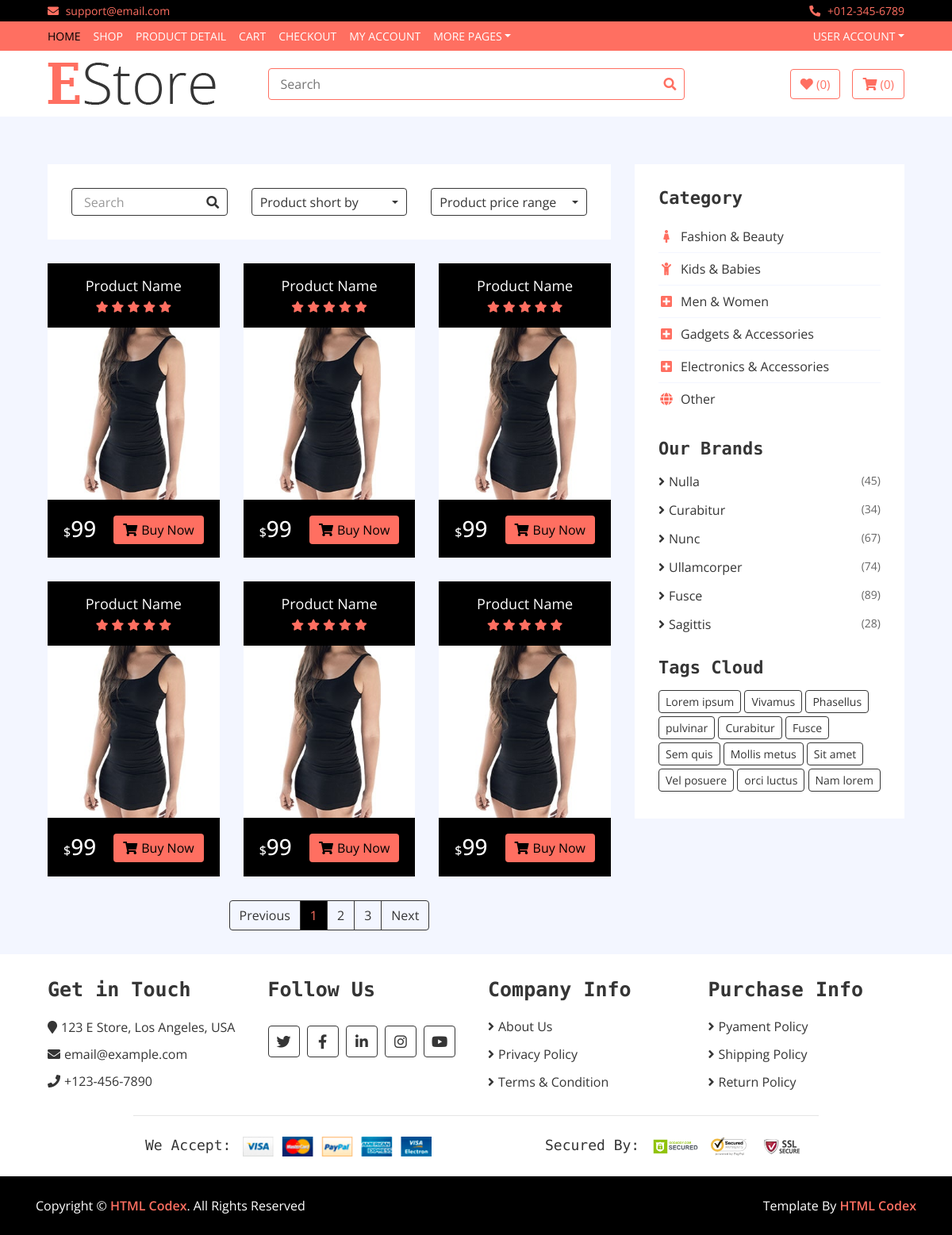
Screenshot of /ecom/shop with the database file from the repository.
### ecommerce/models.py (models this page shows, shortened)
class Category(models.Model):
    name = models.CharField(max_length=100)
    slug = models.CharField(max_length=100)
    icon = models.CharField(max_length=100)
    class Meta:
        db_table = 'ecom_categories'
        managed = True
        verbose_name = 'Category'
        verbose_name_plural = 'Categories'
    """
    Fashion & Beauty
    Kids & Babies
    Men & Women
    Gadgets & Accessories
    Electronics & Accessories
    """

### ecommerce/views.py (the view)
# urls.py: path("shop",ShopView.as_view(),name="shop"),
class ShopView(TemplateView):
    def get_context_data(self, **kwargs):
        context = super().get_context_data(**kwargs)
        context["categories"] = Category.objects.all()
        context["numbers"] = [i for i in range(0,6)]
        return context
    template_name = "ecom/pages/shop.html"

### templates/ecom/pages/shop.html (shortened to what this page needs)
{% extends "ecom/layouts/base.html" %}
{% load static %}
{% block content %}
<div class="product-view">
    <div class="container-fluid">
        <div class="row">
            <div class="col-lg-8">
                <div class="row">
                    <div class="col-md-12">
                        <div class="product-view-top">
                            <div class="row">
                                <div class="col-md-4">
                                    <div class="product-search">
                                        <input type="email" value="Search">
                                        <button><i class="fa fa-search"></i></button>
                                    </div>
                                </div>
                                <div class="col-md-4">
                                    <div class="product-short">
                                        <div class="dropdown">
                                            <div class="dropdown-toggle" data-toggle="dropdown">Product short by</div>
                                        </div>
                                    </div>
                                </div>
                                <div class="col-md-4">
                                    <div class="product-price-range">
                                        <div class="dropdown">
                                            <div class="dropdown-toggle" data-toggle="dropdown">Product price range</div>
                                        </div>
                                    </div>
                                </div>
                            </div>
                        </div>
                    </div>
                    {% for i in  numbers %}
                    <div class="col-md-4">
                        <div class="product-item">
                            <div class="product-title">
                                <a href="#">Product Name</a>
                                <div class="ratting">
                                    <i class="fa fa-star"></i>
                                    <i class="fa fa-star"></i>
                                    <i class="fa fa-star"></i>
                                    <i class="fa fa-star"></i>
                                    <i class="fa fa-star"></i>
                                </div>
                            </div>
                            <div class="product-image">
                                <a href="product-detail.html">
                                    <img src="{% static 'ecom/img/product-1.jpg' %}" alt="Product Image">
                                </a>
                            </div>
                            <div class="product-price">
                                <h3><span>$</span>99</h3>
                                <a class="btn" href=""><i class="fa fa-shopping-cart"></i>Buy Now</a>
                            </div>
                        </div>
                    </div>
                    {% endfor %}
                </div>
                <div class="col-md-12">
                    <nav aria-label="Page navigation example">
                        <ul class="pagination justify-content-center">
                            <li class="page-item disabled">
                                <a class="page-link" href="#" tabindex="-1">Previous</a>
                            </li>
                            <li class="page-item active"><a class="page-link" href="#">1</a></li>
                            <li class="page-item"><a class="page-link" href="#">2</a></li>
                            <li class="page-item"><a class="page-link" href="#">3</a></li>
                            <li class="page-item">
                                <a class="page-link" href="#">Next</a>
                            </li>
                        </ul>
                    </nav>
                </div>
            </div>
            <div class="col-lg-4 sidebar">
                <div class="sidebar-widget category">
                    <h2 class="title">Category</h2>
                    <nav class="navbar bg-light">
                        <ul class="navbar-nav">
                            {% for category in categories %}
                                <li class="nav-item">
                                    <a class="nav-link" href="#"><i class="{{ category.icon }}"></i>{{ category.name }}</a>
                                </li>
                            {% endfor %}
                        </ul>
                    </nav>
                </div>
                <div class="sidebar-widget brands">
                    <h2 class="title">Our Brands</h2>
                    <ul>
                        <li><a href="#">Nulla </a><span>(45)</span></li>
                        <li><a href="#">Curabitur </a><span>(34)</span></li>
                        <li><a href="#">Nunc </a><span>(67)</span></li>
                        <li><a href="#">Ullamcorper</a><span>(74)</span></li>
                        <li><a href="#">Fusce </a><span>(89)</span></li>
                        <li><a href="#">Sagittis</a><span>(28)</span></li>
                    </ul>
                </div>
                <div class="sidebar-widget tag">
                    <h2 class="title">Tags Cloud</h2>
                    <a href="#">Lorem ipsum</a>
                    <a href="#">Vivamus</a>
                    <a href="#">Phasellus</a>
                    <a href="#">pulvinar</a>
                    <a href="#">Curabitur</a>
                    <a href="#">Fusce</a>
                    <a href="#">Sem quis</a>
                    <a href="#">Mollis metus</a>
                    <a href="#">Sit amet</a>
                    <a href="#">Vel posuere</a>
                    <a href="#">orci luctus</a>
                    <a href="#">Nam lorem</a>
                </div>
            </div>
        </div>
    </div>
</div>
{% endblock content %}

### templates/ecom/layouts/base.html (shortened to what this page needs)
<!DOCTYPE html>
<html lang="en">
    <head>
        {% load static %}
        <link href="https://stackpath.bootstrapcdn.com/bootstrap/4.4.1/css/bootstrap.min.css" rel="stylesheet">
        <link href="https://cdnjs.cloudflare.com/ajax/libs/font-awesome/5.10.0/css/all.min.css" rel="stylesheet">
        <link rel="stylesheet" href="{% static 'ecom/lib/slick/slick.css' %}">
        <link href="{% static 'ecom/lib/slick/slick-theme.css' %}" rel="stylesheet">
        <link rel="stylesheet" href="{% static 'ecom/css/style.css' %}">
    </head>
    <body>
        {% include "ecom/includes/navbar.html" %}
      {% block content %}
      {% endblock content %}
        {% include "ecom/includes/footer.html" %}
    </body>
</html>

### templates/ecom/includes/navbar.html (shortened to what this page needs)
 {% load static %}
 <div class="top-bar">
    <div class="container-fluid">
        <div class="row">
            <div class="col-sm-6">
                <i class="fa fa-envelope"></i>
                support@email.com
            </div>
            <div class="col-sm-6">
                <i class="fa fa-phone-alt"></i>
                +012-345-6789
            </div>
        </div>
    </div>
</div>
<div class="nav">
    <div class="container-fluid">
        <nav class="navbar navbar-expand-md bg-dark navbar-dark">
            <div class="collapse navbar-collapse justify-content-between" id="navbarCollapse">
                <div class="navbar-nav mr-auto">
                    <a href="{% url 'ecom:home' %}" class="nav-item nav-link active">Home</a>
                    <a href="{% url 'ecom:shop' %}" class="nav-item nav-link">Shop</a>
                    <a href="product-detail.html" class="nav-item nav-link">Product Detail</a>
                    <a href="{% url 'ecom:cart' %}" class="nav-item nav-link">Cart</a>
                    <a href="checkout.html" class="nav-item nav-link">Checkout</a>
                    <a href="my-account.html" class="nav-item nav-link">My Account</a>
                    <div class="nav-item dropdown">
                        <a href="#" class="nav-link dropdown-toggle" data-toggle="dropdown">More Pages</a>
                    </div>
                </div>
                <div class="navbar-nav ml-auto">
                    <div class="nav-item dropdown">
                        <a href="#" class="nav-link dropdown-toggle" data-toggle="dropdown">User Account</a>
                    </div>
                </div>
            </div>
        </nav>
    </div>
</div>
<div class="bottom-bar">
    <div class="container-fluid">
        <div class="row align-items-center">
            <div class="col-md-3">
                <div class="logo">
                    <a href="{% url 'ecom:home' %}">
                        <img src="{% static 'ecom/img/logo.png' %}" alt="Logo">
                    </a>
                </div>
            </div>
            <div class="col-md-6">
                <div class="search">
                    <input type="text" placeholder="Search">
                    <button><i class="fa fa-search"></i></button>
                </div>
            </div>
            <div class="col-md-3">
                <div class="user">
                    <a href="wishlist.html" class="btn wishlist">
                        <i class="fa fa-heart"></i>
                        <span>(0)</span>
                    </a>
                    <a href="{% url 'ecom:cart' %}" class="btn cart">
                        <i class="fa fa-shopping-cart"></i>
                        <span>(0)</span>
                    </a>
                </div>
            </div>
        </div>
    </div>
</div>

### templates/ecom/includes/footer.html (shortened to what this page needs)
        {% load static  %}
        <div class="footer">
            <div class="container-fluid">
                <div class="row">
                    <div class="col-lg-3 col-md-6">
                        <div class="footer-widget">
                            <h2>Get in Touch</h2>
                            <div class="contact-info">
                                <p><i class="fa fa-map-marker"></i>123 E Store, Los Angeles, USA</p>
                                <p><i class="fa fa-envelope"></i>email@example.com</p>
                                <p><i class="fa fa-phone"></i>+123-456-7890</p>
                            </div>
                        </div>
                    </div>
                    <div class="col-lg-3 col-md-6">
                        <div class="footer-widget">
                            <h2>Follow Us</h2>
                            <div class="contact-info">
                                <div class="social">
                                    <a href=""><i class="fab fa-twitter"></i></a>
                                    <a href=""><i class="fab fa-facebook-f"></i></a>
                                    <a href=""><i class="fab fa-linkedin-in"></i></a>
                                    <a href=""><i class="fab fa-instagram"></i></a>
                                    <a href=""><i class="fab fa-youtube"></i></a>
                                </div>
                            </div>
                        </div>
                    </div>
                    <div class="col-lg-3 col-md-6">
                        <div class="footer-widget">
                            <h2>Company Info</h2>
                            <ul>
                                <li><a href="#">About Us</a></li>
                                <li><a href="#">Privacy Policy</a></li>
                                <li><a href="#">Terms & Condition</a></li>
                            </ul>
                        </div>
                    </div>
                    <div class="col-lg-3 col-md-6">
                        <div class="footer-widget">
                            <h2>Purchase Info</h2>
                            <ul>
                                <li><a href="#">Pyament Policy</a></li>
                                <li><a href="#">Shipping Policy</a></li>
                                <li><a href="#">Return Policy</a></li>
                            </ul>
                        </div>
                    </div>
                </div>
                <div class="row payment align-items-center">
                    <div class="col-md-6">
                        <div class="payment-method">
                            <h2>We Accept:</h2>
                            <img src="{% static 'ecom/img/payment-method.png' %}" alt="Payment Method" />
                        </div>
                    </div>
                    <div class="col-md-6">
                        <div class="payment-security">
                            <h2>Secured By:</h2>
                            <img src="{% static 'ecom/img/godaddy.svg' %}" alt="Payment Security" />
                            <img src="{% static 'ecom/img/norton.svg' %}"alt="Payment Security" />
                            <img src="{% static 'ecom/img/ssl.svg' %}" alt="Payment Security" />
                        </div>
                    </div>
                </div>
            </div>
        </div>
        <div class="footer-bottom">
            <div class="container">
                <div class="row">
                    <div class="col-md-6 copyright">
                        <p>Copyright &copy; <a href="https://htmlcodex.com">HTML Codex</a>. All Rights Reserved</p>
                    </div>
                    <div class="col-md-6 template-by">
                        <p>Template By <a href="https://htmlcodex.com">HTML Codex</a></p>
                    </div>
                </div>
            </div>
        </div>

### rows the page displays
Category: name "Fashion & Beauty"
Category: name "Kids & Babies"
Category: name "Men & Women"
Category: name "Gadgets & Accessories"
Category: name "Electronics & Accessories"
Category: name "Other"
